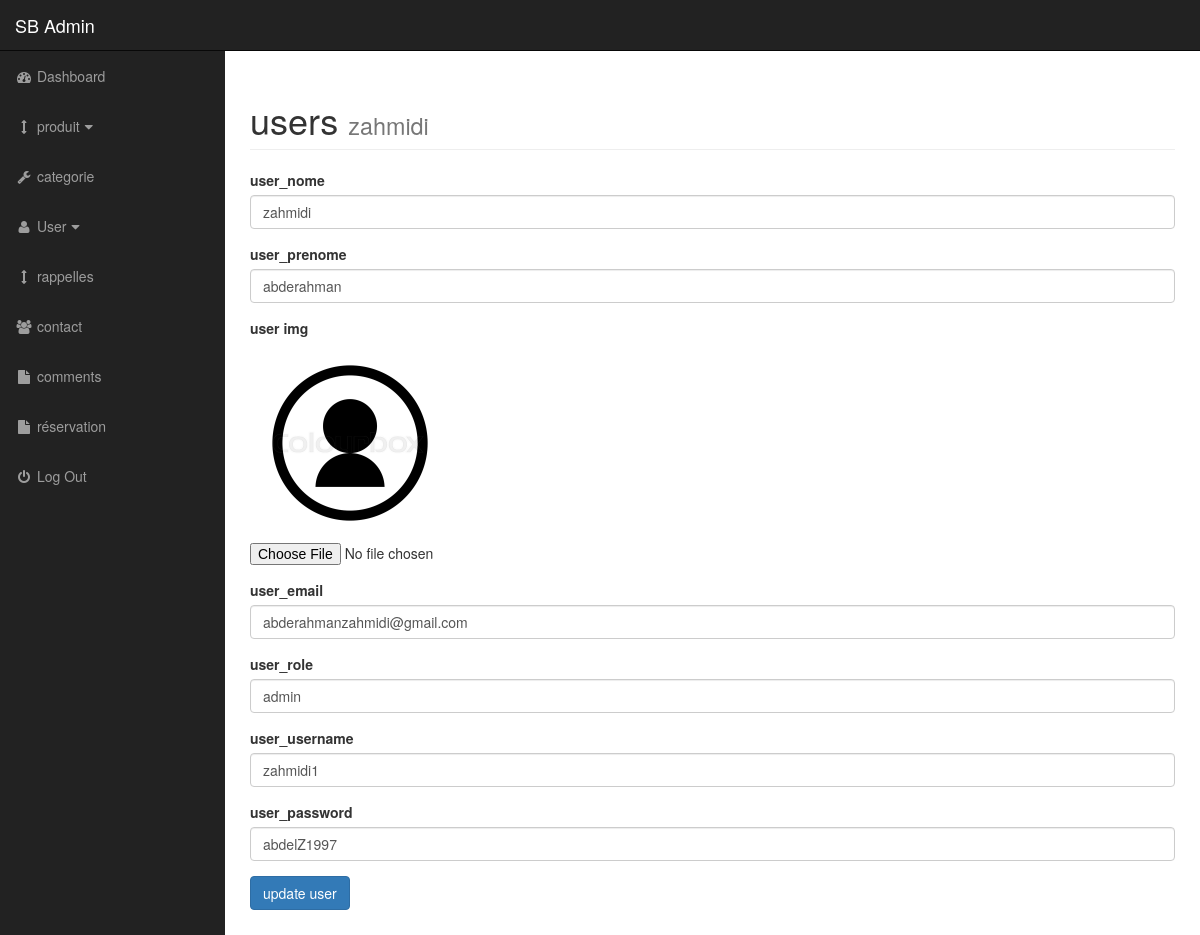
Screenshot of /admin/users.php?source=update_user&id_update=1 (signed in) with the database file from the repository.
### tables this page shows
CREATE TABLE `users` (
  `user_id` int(11) NOT NULL,
  `user_nome` varchar(255) NOT NULL,
  `user_prenome` varchar(255) NOT NULL,
  `user_email` varchar(255) NOT NULL,
  `user_role` varchar(255) NOT NULL,
  `user_img` text NOT NULL,
  `user_username` varchar(255) NOT NULL,
  `user_password` varchar(255) NOT NULL
);

### admin/includes/update_user.php (the view, shortened to what this page needs)
<?php
if (isset($_GET['id_update'])) {
    $id_update = $_GET['id_update'];
};
$query = "SELECT * FROM users WHERE `user_id` = $id_update";
$select_all = mysqli_query($conn, $query);
while ($row = mysqli_fetch_assoc($select_all)) {
    $user_nome = $row['user_nome'];
    $user_prenome = $row['user_prenome'];
    $user_email = $row['user_email'];
    $user_role = $row['user_role'];
    $user_img = $row['user_img'];
    $user_username = $row['user_username'];
    $user_password = $row['user_password'];
}
?>
<form action="" method="POST" enctype="multipart/form-data">
    <div class="form-group">
        <label for="user_nome">user_nome</label>
        <input type="text" value="<?php echo $user_nome ?>" class="form-control" name="user_nome">
    </div>
    <div class="form-group">
        <label for="user_prenome">user_prenome</label>
        <input type="text" value="<?php echo $user_prenome ?>" class="form-control" name="user_prenome">
    </div>
    <div class="form-group">
        <label for="user_img">user img</label><br>
        <img style="width: 200px;" src="../image_db/<?php echo $user_img ?>" alt=""> <br>
        <input type="file" name="user_img" id="">
    </div>
    <div class="form-group">
        <label for="user_email">user_email</label>
        <input type="text" value="<?php echo $user_email ?>" class="form-control" name="user_email">
    </div>
    <div class="form-group">
        <label for="user_role">user_role</label>
        <input type="text" value="<?php echo $user_role ?>" class="form-control" name="user_role">
    </div>
    <div class="form-group">
        <label for="user_username">user_username</label>
        <input type="text" value="<?php echo $user_username ?>" class="form-control" name="user_username">
    </div>
    <div class="form-group">
        <label for="user_password">user_password</label>
        <input type="text" value="<?php echo $user_password ?>" class="form-control" name="user_password">
    </div>
    <div class="form-group">
        <button type="submit" name="update_user" class="btn btn-primary">update user</button>
    </div>
</form>

### admin/css/sb-admin.css (style rules this page uses)
body { margin-top: 100px; background-color: #222; }
@media (min-width:768px) { body { margin-top: 50px; } }

### rows the page displays
users: user_nome "zahmidi", user_prenome "abderahman", user_img (picture), user_email "abderahmanzahmidi@gmail.com", user_role "admin", user_username "zahmidi1", user_password "abdelZ1997"

### other values shown
$_SESSION["user_nome"] "zahmidi"
